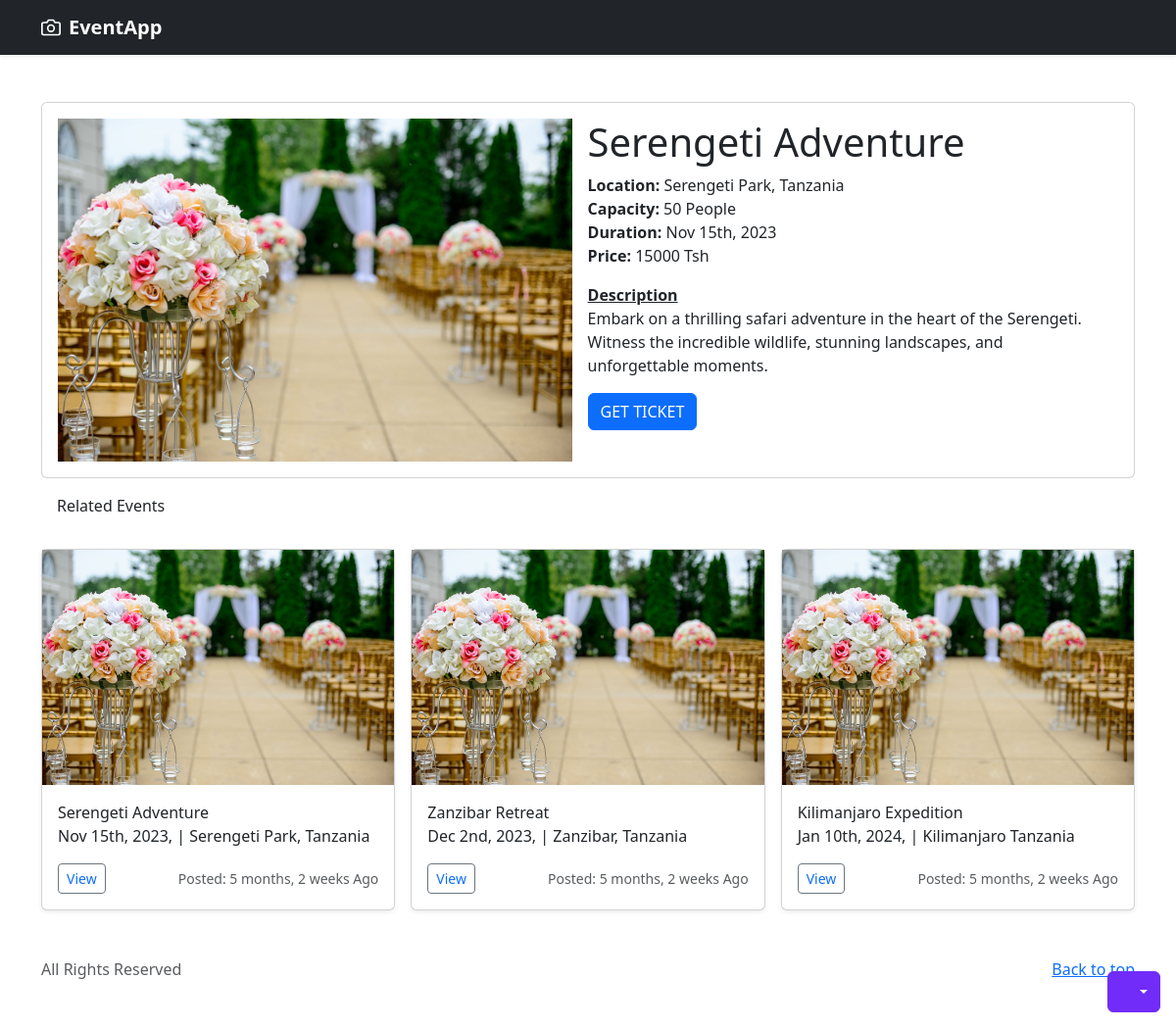
The app's page /event/9/ with its own data.
### event/models.py (models this page shows, shortened)
class Event(models.Model):
    name = models.CharField(max_length=200, null=True, blank=True)
    location = models.CharField(max_length=200, null=True, blank=True)
    price = models.CharField(max_length=200, null=True, blank=True)
    time = models.DateTimeField(null=True, blank=True)
    end_time = models.DateTimeField(null=True, blank=True)
    maximum_people = models.IntegerField()
    hosts = models.CharField(max_length=200, null=True, blank=True)
    photo = models.ImageField(upload_to='event_photos/', blank=True, null=True)
    description = models.TextField(null=True, blank=True)
    created_date = models.DateTimeField(auto_now=True)
    contacts = models.CharField(max_length=250, null=True, blank=True)
    map_link = models.CharField(max_length=250, null=True, blank=True)
    facebook_link = models.CharField(max_length=250, null=True, blank=True)
    instagram_link = models.CharField(max_length=250, null=True, blank=True)

### event/views.py (the view)
# urls.py: path('event/<str:id>/', views.event, name='event'),
def event(request, id):
    event = Event.objects.get(id=id)
    venues = [i for i in range (3)]
    events =  Event.objects.all()[:3]
    context = {
        'event':event,
        'venues': venues,
        'events': events
    }
    return render(request, 'event.html', context)

### templates/event.html (shortened to what this page needs)
{% extends 'base.html' %}
{% load static %}
{% block content %}
  <body>
    <div class="dropdown position-fixed bottom-0 end-0 mb-3 me-3 bd-mode-toggle">
        <button class="btn btn-bd-primary py-2 dropdown-toggle d-flex align-items-center"
                id="bd-theme"
                type="button"
                aria-expanded="false"
                data-bs-toggle="dropdown"
                aria-label="Toggle theme (auto)">
          <svg class="bi my-1 theme-icon-active" width="1em" height="1em"><use href="#circle-half"></use></svg>
        </button>
      </div>
    <header data-bs-theme="dark">
      <div class="navbar navbar-dark bg-dark shadow-sm">
        <div class="container">
          <a href="{% url 'home' %}" class="navbar-brand d-flex align-items-center">
            <strong>EventApp</strong>
          </a>
        </div>
      </div>
    </header>
    <main>
      <div class="container mt-5">
        <div class="card">
          <div class="card-body">
            <div class="d-flex">
              {% if event.photo %}
              <img
                src="{{ event.photo.url }}"
                height="350px"
                width="50%"
                alt="{{ event.name }}"
              />
              {% else %}
              <img
              src="{% static 'images/event1.jpg' %}"
              height="350px"
              width="50%"
              alt="{{ event.name }}"
            />
              {% endif %}
              <div class="p-3 pt-0">
                <h1>{{ event.name }} </h1>
                <p><strong> Location: </strong> {{ event.location }} <br>
                <strong>Capacity: </strong>  {{ event.maximum_people }} People<br><strong> Duration: </strong> {{ event.time|date:"M jS, Y" }}<br> <strong> Price: </strong> {{ event.price }} Tsh</p>
                <u ><strong> Description </u></strong><br>
                  {{ event.description }}
                  <button  type="button" class="btn btn-primary" data-bs-toggle="modal" data-bs-target="#confirmationModal">GET TICKET</a>
                  </button>
              </div>
            </div>
          </div>
        </div>
        <p class="p-3">Related Events</p>
        <div class="row row-cols-1 row-cols-sm-2 row-cols-md-3 g-3">
            {% for eventy in events %}
            <div class="col">
              <div class="card shadow-sm">
                <img src="{% static 'images/event1.jpg' %}" alt="">
                <div class="card-body">
                  <p class="card-text">{{ eventy.name }} <br>{{ eventy.time|date:"M jS, Y" }}, | {{ eventy.location }}</p>
                  <div class="d-flex justify-content-between align-items-center">
                    <div class="btn-group">
                      <button type="button" class="btn btn-sm btn-outline-secondary"><a class="text-decoration-none" href="{% url 'event' eventy.id %}">View</a></button>
                    </div>
                    <small class="text-body-secondary">Posted: {{ eventy.created_date | timesince }} Ago</small>
                  </div>
                </div>
              </div>
            </div>
            {% endfor %}
          </div>
      </div>
    </main>
    <footer class="text-body-secondary py-5">
      <div class="container">
        <p class="float-end mb-1">
          <a href="#">Back to top</a>
        </p>
        All Rights Reserved
      </div>
    </footer>
  </body>
  {% endblock content %}

### templates/base.html (shortened to what this page needs)
<!DOCTYPE html>
<html lang="en" data-bs-theme="auto">
  {% load static %}
  {% load tz %}
  {% load humanize %}
  <head>
    <link
      href="https://cdn.jsdelivr.net/npm/bootstrap@5.3.2/dist/css/bootstrap.min.css"
      rel="stylesheet"
    />
    <link rel="stylesheet" type="text/css" href="https://cdnjs.cloudflare.com/ajax/libs/toastr.js/latest/toastr.min.css">
    <link rel="stylesheet" href="{% static 'style.css' %}" />
  </head>
  {% block content %}
  {% endblock %}
</html>

### static/style.css (style rules this page uses)
.bi { vertical-align: -.125em; fill: currentColor; }
.btn-bd-primary { --bd-violet-bg: #712cf9; --bd-violet-rgb: 112.520718, 44.062154, 249.437846; --bs-btn-font-weight: 600; --bs-btn-color: var(--bs-white); --bs-btn-bg: var(--bd-violet-bg); --bs-btn-border-color: var(--bd-violet-bg); --bs-btn-hover-color: var(--bs-white); --bs-btn-hover-bg: #6528e0; --bs-btn-hover-border-color: #6528e0; --bs-btn-focus-shadow-rgb: var(--bd-violet-rgb); --bs-btn-active-color: var(--bs-btn-hover-color); --bs-btn-active-bg: #5a23c8; --bs-btn-active-border-color: #5a23c8; }
.bd-mode-toggle { z-index: 1500; }

### records on screen
Event: name "Serengeti Adventure", location "Serengeti Park, Tanzania", maximum_people "50", time "Nov 15th, 2023", price "15000", description "Embark on a thrilling safari adventure in the heart of the Serengeti. Witness the incredible wildlife, stunning landscapes, and unforgettable moments.", created_date "5 months, 2 weeks"
Event: name "Zanzibar Retreat", time "Dec 2nd, 2023", location "Zanzibar, Tanzania", created_date "5 months, 2 weeks"
Event: name "Kilimanjaro Expedition", time "Jan 10th, 2024", location "Kilimanjaro Tanzania", created_date "5 months, 2 weeks"
